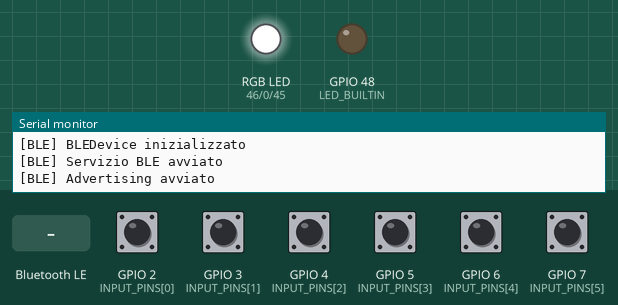
Simulated run of this sketch. Board: ESP32. Parts: an RGB LED mixed from three pins (HIGH = lit), output pins drawn as LEDs (lit = HIGH), the last lines printed to the serial monitor. Inputs (shaded band) come from the test bench; at power-on: GPIO 2 (INPUT_PINS[0]), GPIO 3 (INPUT_PINS[1]), GPIO 4 (INPUT_PINS[2]), GPIO 5 (INPUT_PINS[3]), GPIO 6 (INPUT_PINS[4]), GPIO 7 (INPUT_PINS[5]) HIGH. Nothing arrives over Bluetooth unless stated; a phone connects over Bluetooth LE 3 s after start.

Above: at 1.5 s.
1.6 s: GPIO 2 (INPUT_PINS[0]) pulled LOW for 0.15 s
At 3.39 s:
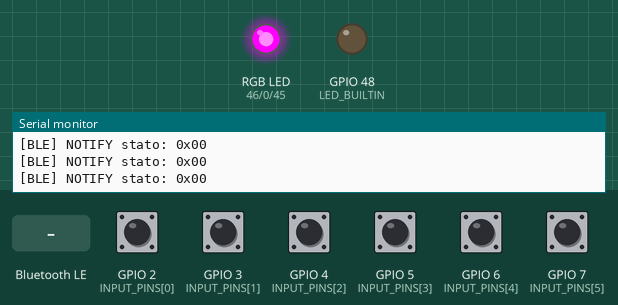
At 4.4 s:
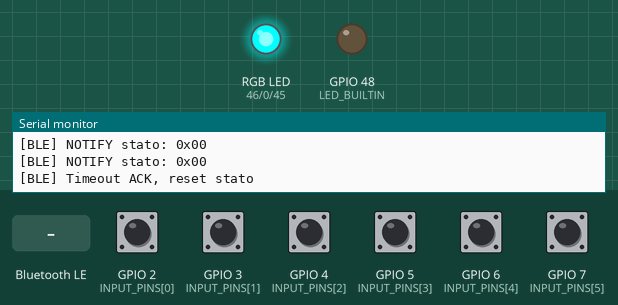
4.7 s: Bluetooth LE write "1" received
Timing chart, 0 to 7.7 s (numbered marks = the images above; inputs shaded):
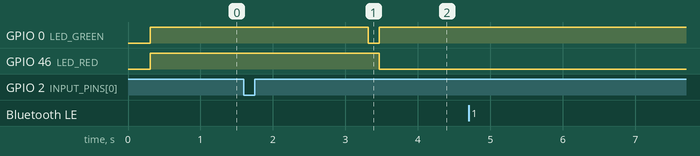

Measured:
- after the input at 1.6 s, GPIO 46 (LED_RED): HIGH → LOW after 1.9 s

The sketch:

ble_state_monitor.ino
```cpp
bool deviceConnected = false;


// Spostato in src/backup/ble_state_monitor.ino per test seriale
#include <BLEUtils.h>
#include <BLE2902.h>

// === UUIDs BLE custom ===
#define SERVICE_UUID        "b7e2e8c0-0000-4b1a-8e1e-000000000001"
#define STATE_CHAR_UUID     "b7e2e8c0-0001-4b1a-8e1e-000000000002"
#define ACK_CHAR_UUID       "b7e2e8c0-0002-4b1a-8e1e-000000000003"

// === Pinout ===
const uint8_t INPUT_PINS[6] = {2, 3, 4, 5, 6, 7}; // Modifica secondo cablaggio

// === Pinout LED ufficiale Arduino Nano ESP32 ABX00083 ===
#define LED_RED      46   // RGB LED Rosso (active-LOW)
#define LED_GREEN     0   // RGB LED Verde (active-LOW)
#define LED_BLUE     45   // RGB LED Blu (active-LOW)
#define LED_BUILTIN  48   // LED giallo onboard

// === Stato ===

volatile uint8_t circuitState = 0; // bit 0-5: stato ingressi
volatile bool stateChanged = false;
volatile unsigned long lastChangeTime = 0;
volatile bool ackReceived = false;
volatile bool waitingAck = false;

// === BLE ===
BLECharacteristic *stateChar;

BLECharacteristic *ackChar;
BLEServer *bleServer;


// === Trasmissione ===
const uint32_t RETRANSMIT_INTERVAL_MS = 20;
const uint32_t TIMEOUT_MS = 150;
uint8_t lastSentState = 0;
unsigned long transmitStart = 0;
unsigned long lastTransmit = 0;

// === LED ===
void rgbSet(bool r, bool g, bool b) {
    // Active-LOW: LOW = acceso, HIGH = spento
    digitalWrite(LED_RED,   r ? LOW : HIGH);
    digitalWrite(LED_GREEN, g ? LOW : HIGH);
    digitalWrite(LED_BLUE,  b ? LOW : HIGH);
}
void rgbOff() {
    digitalWrite(LED_RED,   HIGH);
    digitalWrite(LED_GREEN, HIGH);
    digitalWrite(LED_BLUE,  HIGH);
}
void ledPairing() {
    static bool toggle = false;
    toggle = !toggle;
    if (toggle) rgbSet(false, false, true); // blu
    else        rgbOff();
}
void ledConnected() {
    rgbSet(false, true, false); // verde
}
void ledError() {
    rgbSet(true, false, false); // rosso
}

// === ISR ===
void IRAM_ATTR handleInputChange() {
    unsigned long now = millis();
    if (now - lastChangeTime < 10) return; // debounce 10ms
    lastChangeTime = now;
    uint8_t state = 0;
    for (uint8_t i = 0; i < 6; ++i) {
        if (digitalRead(INPUT_PINS[i]) == LOW) state |= (1 << i);
    }
    circuitState = state;
    stateChanged = true;
}

// === BLE Callbacks ===
class ServerCallbacks : public BLEServerCallbacks {
    void onConnect(BLEServer*) override {
        deviceConnected = true;
        Serial.println("[BLE] Client connesso");
    }
    void onDisconnect(BLEServer*) override {
        deviceConnected = false;
        Serial.println("[BLE] Client disconnesso");
    }
};
class AckCallbacks : public BLECharacteristicCallbacks {
    void onWrite(BLECharacteristic *pChar) override {
        ackReceived = true;
        Serial.println("[BLE] ACK ricevuto");
    }
};

// === Setup ===
void setup() {
    Serial.begin(115200);
    delay(300);
    Serial.println("[BOOT] Avvio firmware BLE State Monitor");
    Serial.println("[BOOT] Pin LED: Rosso=46, Verde=0, Blu=45, Builtin=48 (active-LOW)");
    pinMode(LED_RED,     OUTPUT);
    pinMode(LED_GREEN,   OUTPUT);
    pinMode(LED_BLUE,    OUTPUT);
    pinMode(LED_BUILTIN, OUTPUT);
    rgbOff();
    digitalWrite(LED_BUILTIN, LOW);
    Serial.println("[BOOT] LED RGB onboard inizializzati");
    for (uint8_t i = 0; i < 6; ++i) {
        pinMode(INPUT_PINS[i], INPUT_PULLUP);
        attachInterrupt(digitalPinToInterrupt(INPUT_PINS[i]), handleInputChange, CHANGE);
    }
    Serial.println("[BOOT] Ingressi digitali configurati");
    BLEDevice::init("NanoESP32-RelayMonitor");
    Serial.println("[BLE] BLEDevice inizializzato");
    bleServer = BLEDevice::createServer();
    bleServer->setCallbacks(new ServerCallbacks());
    BLEService *service = bleServer->createService(SERVICE_UUID);
    stateChar = service->createCharacteristic(
        STATE_CHAR_UUID,
        BLECharacteristic::PROPERTY_NOTIFY
    );
    stateChar->addDescriptor(new BLE2902());
    ackChar = service->createCharacteristic(
        ACK_CHAR_UUID,
        BLECharacteristic::PROPERTY_WRITE
    );
    ackChar->setCallbacks(new AckCallbacks());
    service->start();
    Serial.println("[BLE] Servizio BLE avviato");
    bleServer->getAdvertising()->start();
    Serial.println("[BLE] Advertising avviato");
}

// === Loop ===
void loop() {
    static unsigned long lastLed = 0;
    unsigned long now = millis();
    static bool lastConnected = false;
    // LED stato
    if (!deviceConnected) {
        // Advertising: lampeggio blu
        if (now - lastLed > 250) {
            ledPairing();
            lastLed = now;
        }
        if (lastConnected) {
            Serial.println("[BLE] Dispositivo disconnesso, advertising attivo");
            lastConnected = false;
        }
        waitingAck = false;
        ackReceived = false;
    } else if (waitingAck) {
        // errore timeout
        if (now - transmitStart > TIMEOUT_MS) {
            ledError();
            Serial.println("[BLE] Timeout ACK, reset stato");
            waitingAck = false;
            ackReceived = false;
        } else {
            // Connessione BLE attiva, verde fisso
            if (!lastConnected) {
                ledConnected();
                Serial.println("[BLE] Client connesso, LED verde fisso");
                lastConnected = true;
            }
        }
    } else {
        // Connessione BLE attiva, verde fisso
        if (!lastConnected) {
            ledConnected();
            Serial.println("[BLE] Client connesso, LED verde fisso");
            lastConnected = true;
        }
    }

    // Watchdog software: se il LED non è blu in advertising, forza lampeggio
    if (!deviceConnected && !digitalRead(LED_BLUE)) {
        // Se il blu non lampeggia, forzalo
        ledPairing();
    }
    // Trasmissione stato
    if (deviceConnected && (stateChanged || waitingAck)) {
        if (!waitingAck) {
            lastSentState = circuitState;
            transmitStart = now;
            waitingAck = true;
            ackReceived = false;
            stateChanged = false;
        }
        if (ackReceived) {
            waitingAck = false;
            ackReceived = false;
            Serial.println("[BLE] ACK ricevuto, trasmissione completata");
        } else if (now - lastTransmit >= RETRANSMIT_INTERVAL_MS) {
            stateChar->setValue(&lastSentState, 1);
            stateChar->notify();
            lastTransmit = now;
            Serial.printf("[BLE] NOTIFY stato: 0x%02X\n", lastSentState);
        }
    }
    // Watchdog: se resta troppo in uno stato non valido, resetta
    static unsigned long lastLoop = 0;
    if (now - lastLoop > 5000) {
        Serial.println("[WATCHDOG] Reset per sicurezza");
        ESP.restart();
    }
    lastLoop = now;
    delay(0); // cede il controllo al task BLE
}
```
